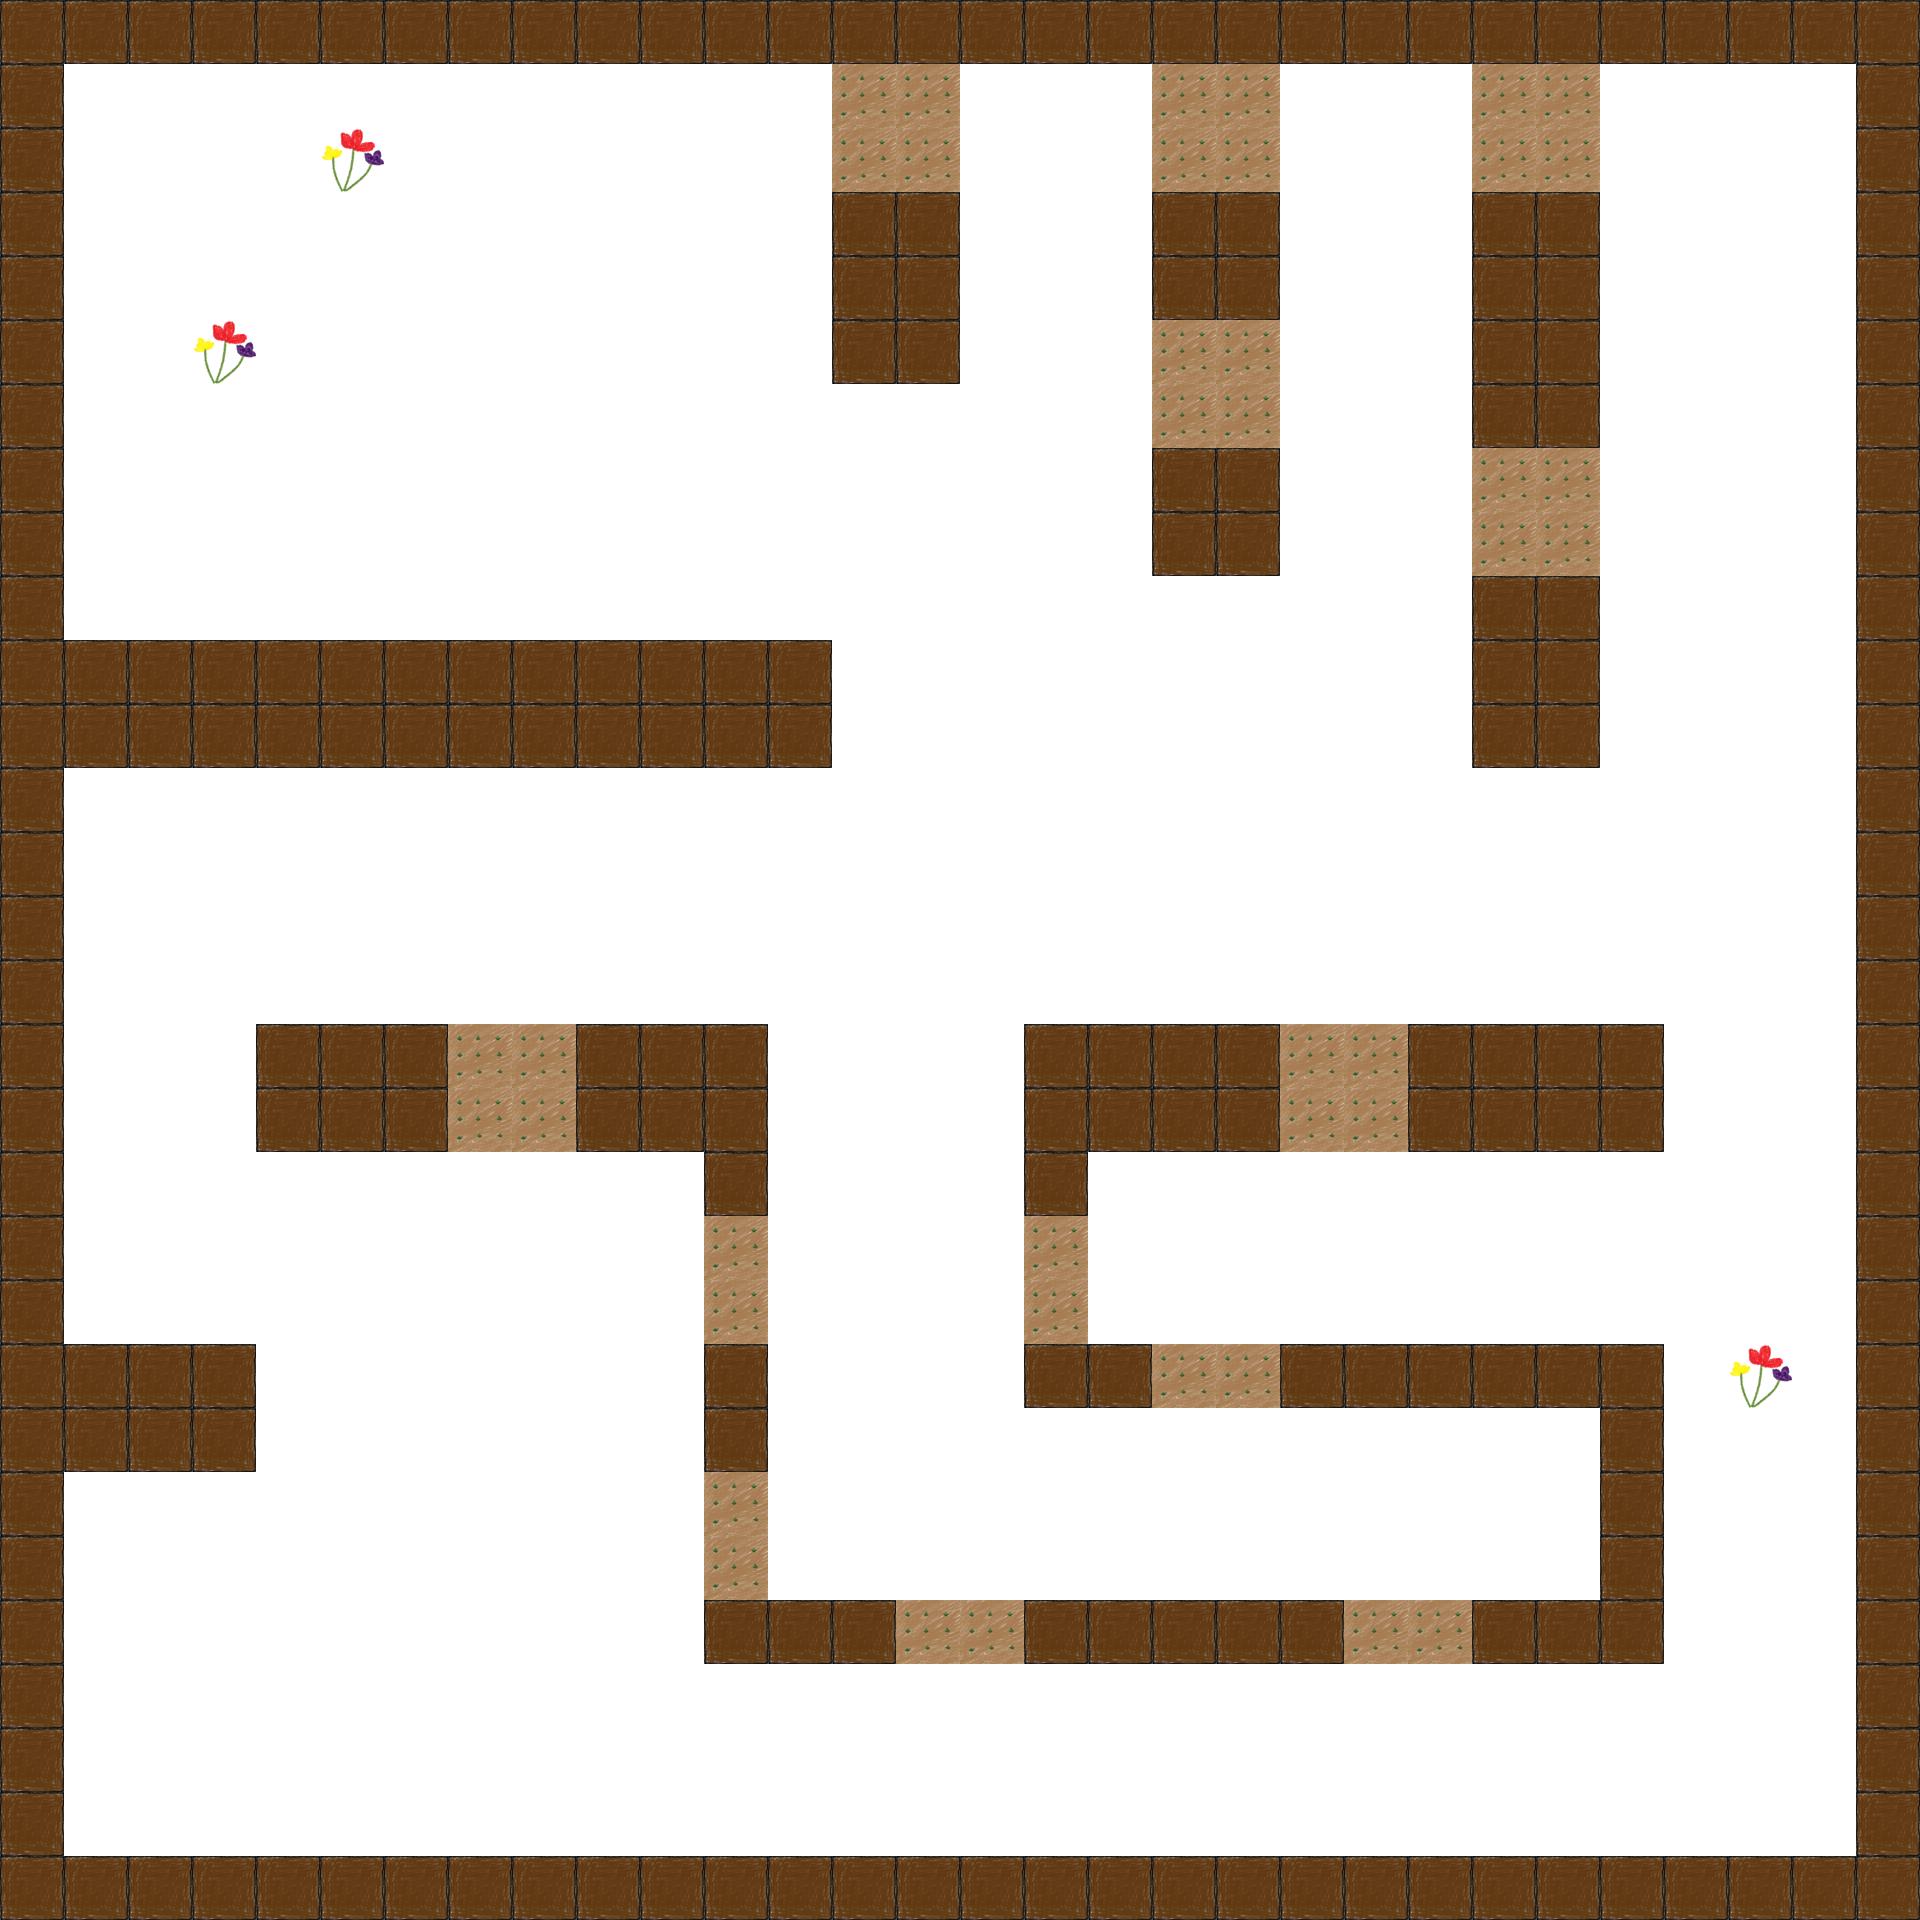

A 2D game scene composited from a Tiled map and its tileset images. What follows is a short description and the map's XML, with each tile layer's data collapsed to a summary:
An orthogonal 30x30 tile map with 64x64 px tiles, 2 tile layers (GroundLayer, WallsLayer), 2 tilesets.

<map version="1.0" orientation="orthogonal" width="30" height="30" tilewidth="64" tileheight="64">
 <tileset firstgid="1" name="TopDownDesert" tilewidth="64" tileheight="64">
  <image source="Tile.png" trans="6080e0" width="256" height="128" />
 </tileset>
 <tileset firstgid="9" name="GridCellSelector" tilewidth="64" tileheight="64">
  <image source="GridCellSelector.png" trans="dc6e00" width="64" height="64" />
 </tileset>
 <layer name="GroundLayer" width="30" height="30">
  <properties>
   <property name="collidable" value="false" />
  </properties>
  <data>[900 cells, 900 non-empty, 3 distinct tile ids]</data>
 </layer>
 <layer name="WallsLayer" width="30" height="30">
  <properties>
   <property name="collidable" value="true" />
  </properties>
  <data>[900 cells, 900 non-empty, 2 distinct tile ids]</data>
 </layer>
</map>
